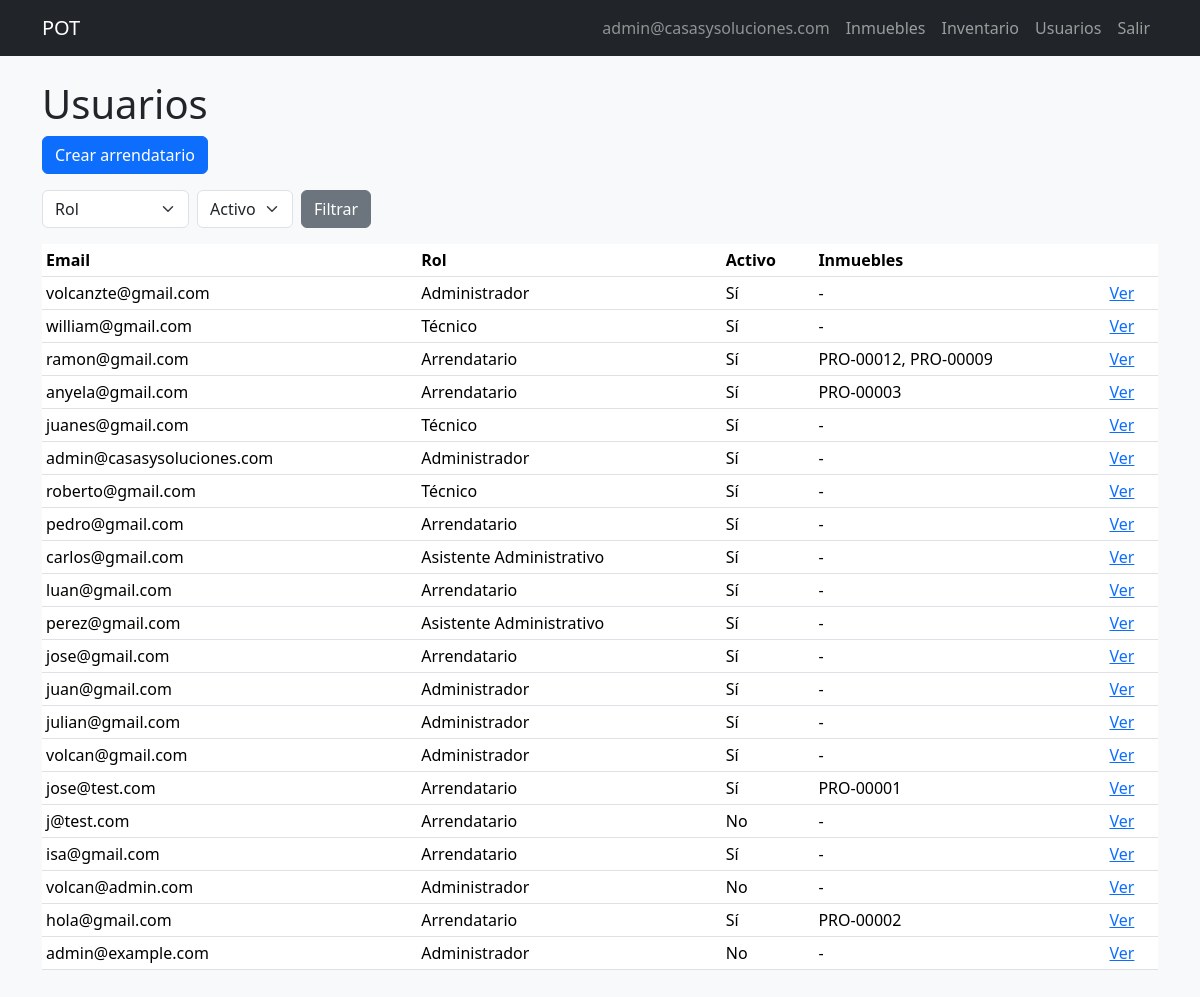
The app's page /users/ (signed in), older data.
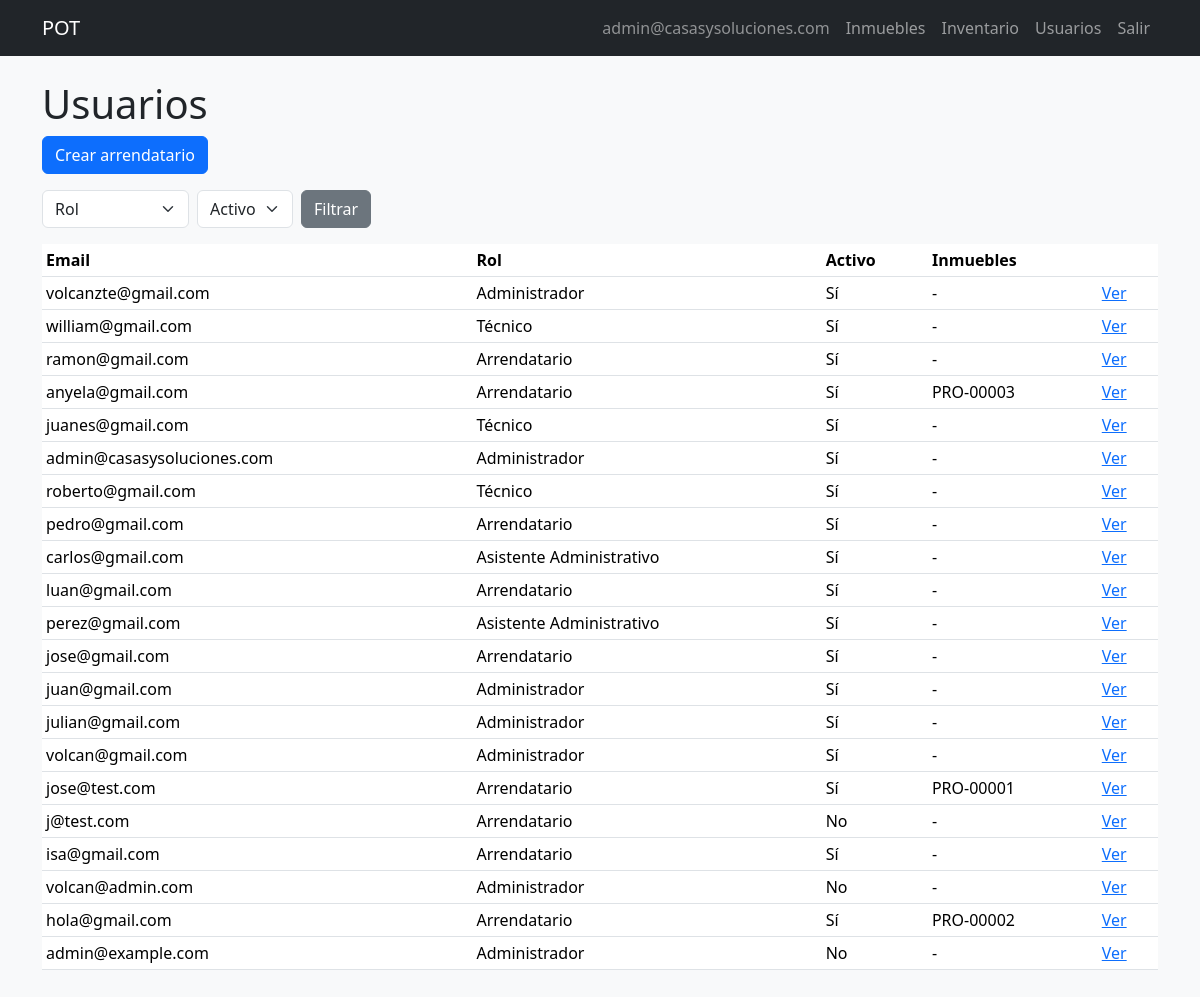
The same page, newer data.
### pot/models.py (models this page shows, shortened)
class CustomUser(AbstractUser):
    class Role(models.TextChoices):
        ADMIN = 'ADMIN', 'Administrador'
        ASSISTANT = 'ASSISTANT', 'Asistente Administrativo'
        TENANT = 'TENANT', 'Arrendatario'
        TECHNICIAN = 'TECHNICIAN', 'Técnico'
    class DocumentType(models.TextChoices):
        CC = 'CC', 'Cédula de ciudadanía'
        CE = 'CE', 'Cédula de extranjería'
        PASSPORT = 'PASSPORT', 'Pasaporte'
        NIT = 'NIT', 'NIT'
    username = models.CharField(max_length=150, unique=True, blank=True)
    email = models.EmailField(unique=True)
    phone = models.CharField(max_length=20, default='')
    public_code = models.CharField(max_length=20, unique=True, blank=True, null=True)
    document_type = models.CharField(
        max_length=20,
        choices=DocumentType.choices,
        blank=True,
        default='',
    )
    document_number = models.CharField(max_length=30, unique=True, blank=True, null=True)
    avatar = models.ImageField(upload_to='avatars/%Y/%m/', blank=True, null=True, max_length=255)
    role = models.CharField(max_length=20, choices=Role.choices, default=Role.TENANT)
    password_changed = models.BooleanField(default=False)
    password_reset_token = models.CharField(max_length=255, null=True, blank=True)
    password_reset_expires = models.DateTimeField(null=True, blank=True)
    login_attempts = models.PositiveIntegerField(default=0)
    login_locked_until = models.DateTimeField(null=True, blank=True)
    created_at = models.DateTimeField(auto_now_add=True)
    updated_at = models.DateTimeField(auto_now=True)
    USERNAME_FIELD = 'email'
    REQUIRED_FIELDS = []
    objects = CustomUserManager()
    class Meta:
        ordering = ['-created_at']
    def is_staff_operative(self):
        return self.role in (self.Role.ADMIN, self.Role.ASSISTANT)

class UserPropertyAssociation(models.Model):
    user = models.ForeignKey(
        CustomUser,
        on_delete=models.CASCADE,
        related_name='property_associations',
        limit_choices_to={'role': CustomUser.Role.TENANT},
    )
    property = models.ForeignKey('Property', on_delete=models.CASCADE, related_name='tenant_associations')
    associated_at = models.DateTimeField(auto_now_add=True)
    dissociated_at = models.DateTimeField(null=True, blank=True)
    created_by = models.ForeignKey(
        CustomUser,
        on_delete=models.SET_NULL,
        null=True,
        blank=True,
        related_name='associations_created',
    )
    class Meta:
        ordering = ['-associated_at']
        constraints = [
            models.UniqueConstraint(
                fields=['property'],
                condition=models.Q(dissociated_at__isnull=True),
                name='pot_unique_active_tenant_per_property',
            ),
        ]

class Property(models.Model):
    class Type(models.TextChoices):
        APARTMENT = 'APARTMENT', 'Apartamento'
        HOUSE = 'HOUSE', 'Casa'
        LOCAL = 'LOCAL', 'Local comercial'
        WAREHOUSE = 'WAREHOUSE', 'Bodega'
    class Status(models.TextChoices):
        AVAILABLE = 'AVAILABLE', 'Disponible'
        RENTED = 'RENTED', 'Arrendado'
        MAINTENANCE = 'MAINTENANCE', 'En mantenimiento'
    code = models.CharField(max_length=20, unique=True)
    address = models.CharField(max_length=255, unique=True)
    city = models.CharField(max_length=100, blank=True, default='')
    building_name = models.CharField(max_length=150, blank=True, default='')
    unit_label = models.CharField(max_length=50, blank=True, default='')
    cover_image = models.ImageField(upload_to='properties/covers/%Y/%m/', blank=True, null=True, max_length=255)
    type = models.CharField(max_length=20, choices=Type.choices)
    owner_name = models.CharField(max_length=150)
    status = models.CharField(max_length=20, choices=Status.choices, default=Status.AVAILABLE)
    is_active = models.BooleanField(default=True)
    price = models.DecimalField(max_digits=12, decimal_places=2, default=0)
    rooms = models.IntegerField(null=True, blank=True)
    bathrooms = models.IntegerField(null=True, blank=True)
    living_rooms = models.IntegerField(null=True, blank=True)
    kitchens = models.IntegerField(null=True, blank=True)
    garages = models.IntegerField(null=True, blank=True)
    is_commercial = models.BooleanField(default=False)
    in_complex = models.BooleanField(default=False)
    admin_included = models.BooleanField(default=False)
    admin_value = models.DecimalField(max_digits=12, decimal_places=2, null=True, blank=True)
    google_maps_link = models.CharField(max_length=1000, null=True, blank=True)
    description = models.TextField(blank=True, null=True)
    observations = models.TextField(blank=True, null=True)
    created_at = models.DateTimeField(auto_now_add=True)
    updated_at = models.DateTimeField(auto_now=True)
    created_by = models.ForeignKey(
        CustomUser,
        on_delete=models.SET_NULL,
        null=True,
        blank=True,
        related_name='properties_created',
    )
    class Meta:
        ordering = ['-created_at']
        verbose_name_plural = 'properties'

### pot/views.py (the view)
# urls.py: path('users/', views.UserListView.as_view(), name='user_list'),
class UserListView(AdminRequiredMixin, View):
    def get(self, request):
        qs = CustomUser.objects.all().order_by('-created_at')
        role = request.GET.get('role')
        active = request.GET.get('active')
        if role:
            qs = qs.filter(role=role)
        if active == '1':
            qs = qs.filter(is_active=True)
        elif active == '0':
            qs = qs.filter(is_active=False)
        users = []
        for u in qs[:200]:
            props = list(
                UserPropertyAssociation.objects.filter(user=u, dissociated_at__isnull=True).select_related('property')
            )
            users.append({'user': u, 'associations': props})
        return render(request, 'users/user_list.html', {'users': users, 'role': role, 'active': active})

### pot/views.py (called while the page is built)
    def test_func(self):
        u = self.request.user
        return u.role == CustomUser.Role.ADMIN

### templates/users/user_list.html (shortened to what this page needs)
{% extends 'base.html' %}
{% block content %}
<h1>Usuarios</h1>
<p><a href="{% url 'pot:user_create' %}" class="btn btn-primary">Crear arrendatario</a></p>
<form method="get" class="row g-2 mb-3">
    <div class="col-auto"><select name="role" class="form-select"><option value="">Rol</option>
    </select></div>
    <div class="col-auto"><select name="active" class="form-select"><option value="">Activo</option>
    </select></div>
    <div class="col-auto"><button class="btn btn-secondary" type="submit">Filtrar</button></div>
</form>
<table class="table table-sm">
    <thead><tr><th>Email</th><th>Rol</th><th>Activo</th><th>Inmuebles</th><th></th></tr></thead>
    <tbody>
    {% for row in users %}
    <tr>
        <td>{{ row.user.email }}</td>
        <td>{{ row.user.get_role_display }}</td>
        <td>{{ row.user.is_active|yesno:"Sí,No" }}</td>
        <td>{% for a in row.associations %}{{ a.property.code }}{% if not forloop.last %}, {% endif %}{% empty %}-{% endfor %}</td>
        <td><a href="{% url 'pot:user_detail' row.user.id %}">Ver</a></td>
    </tr>
    {% endfor %}
    </tbody>
</table>
{% endblock %}

### templates/base.html (shortened to what this page needs)
{% load static %}
<!DOCTYPE html>
<html lang="es">
<head>
    <link href="https://cdn.jsdelivr.net/npm/bootstrap@5.3.3/dist/css/bootstrap.min.css" rel="stylesheet">
    <link rel="stylesheet" href="{% static 'css/style.css' %}">
</head>
<body class="bg-light">
<nav class="navbar navbar-expand-lg navbar-dark bg-dark mb-4">
    <div class="container">
        <a class="navbar-brand" href="{% if not user.is_authenticated %}{% url 'pot:login' %}{% elif user.role == 'TENANT' %}{% url 'pot:dashboard_tenant' %}{% else %}{% url 'pot:dashboard_staff' %}{% endif %}">POT</a>
        <div class="navbar-nav ms-auto">
            {% if user.is_authenticated %}
                <span class="nav-link text-white-50">{{ user.email }}</span>
                {% if user.is_staff_operative %}
                    <a class="nav-link" href="{% url 'pot:property_list' %}">Inmuebles</a>
                    <a class="nav-link" href="{% url 'pot:inventory_create' %}">Inventario</a>
                {% endif %}
                {% if user.role == 'ADMIN' %}
                    <a class="nav-link" href="{% url 'pot:user_list' %}">Usuarios</a>
                {% endif %}
                <a class="nav-link" href="{% url 'pot:logout' %}">Salir</a>
            {% else %}
                <a class="nav-link" href="{% url 'pot:login' %}">Entrar</a>
            {% endif %}
        </div>
    </div>
</nav>
<main class="container pb-5">
    {% block content %}{% endblock %}
</main>
</body>
</html>

Row changes from the older to the newer data that the page shows:
changed CustomUser "ramon@gmail.com": loses UserPropertyAssociation (property.code "PRO-00012"); loses UserPropertyAssociation (property.code "PRO-00009"); now shows "-"
